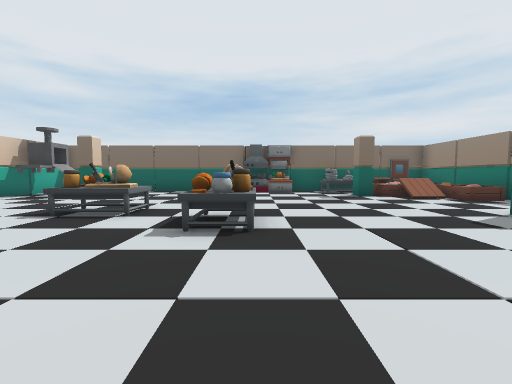
[1] (above)

12 first-person views from a walk through a 3-D level made in the Unity game engine. The camera is 1.5 m above the floor, tilts 4° down and sees 90° across. The floor is counted in squares, 2 m on a side. Each view is taken from the middle of a square. On the plan, view 1 faces up. The plan holds only what a view shows up to about 9 squares ahead; the rest is blank. The player is left out.

[2]
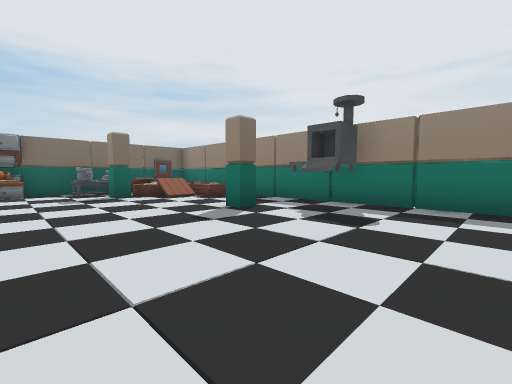

[3]
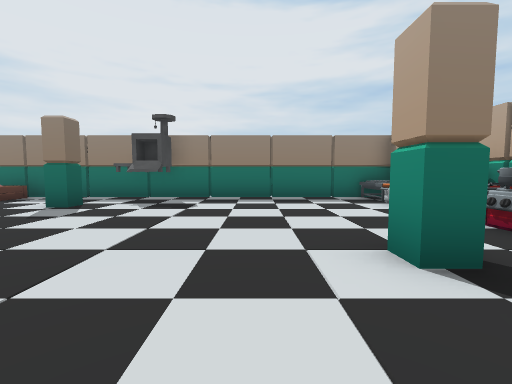

[4]
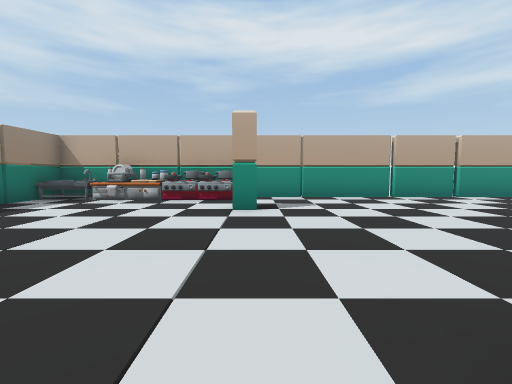

[5]
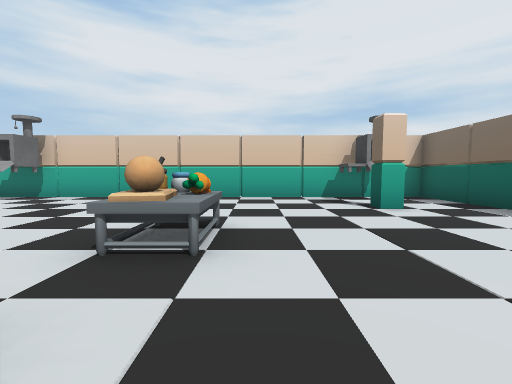

[6]
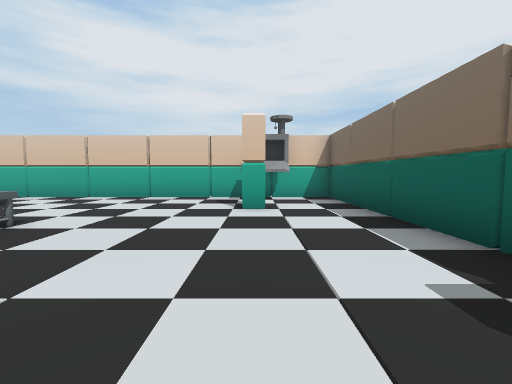

[7]
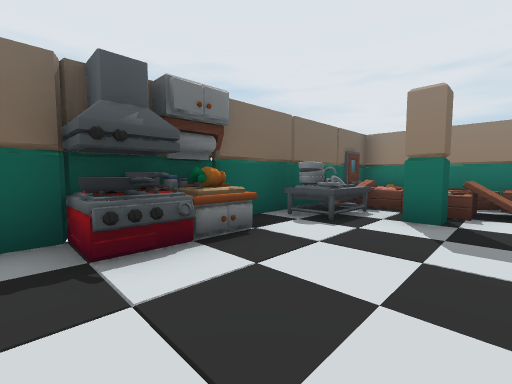

[8]
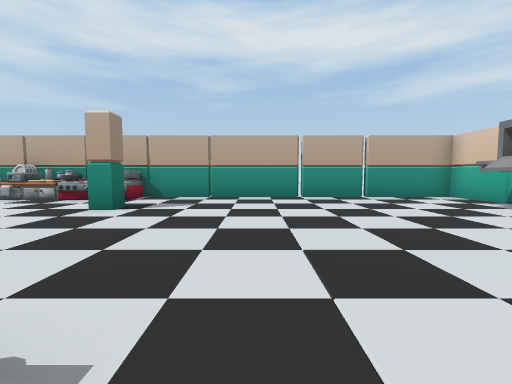

[9]
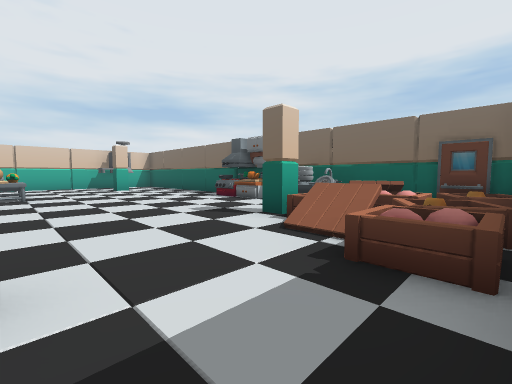

[10]
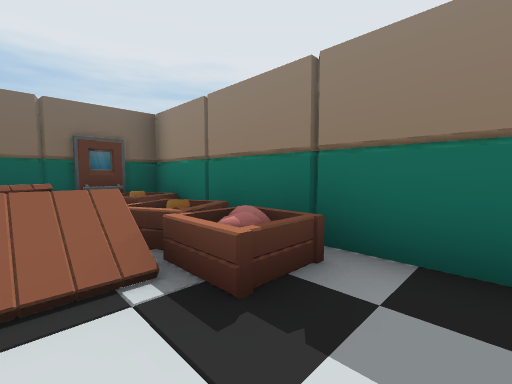

[11]
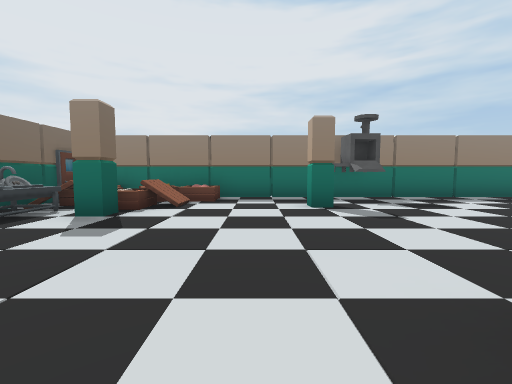

[12]
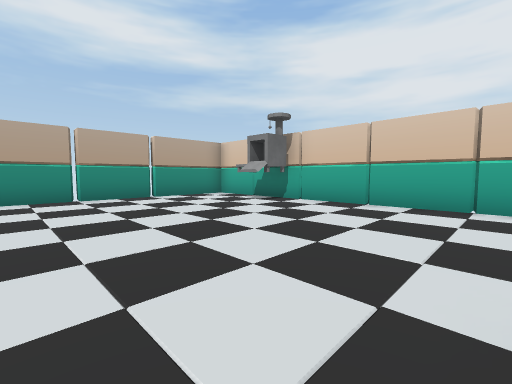

### Floor plan
Points are (right, up) in squares from view 1. A wall is a line through its corners. A room is listed if a view was taken in it or the views show most of it. See-through windows are left out.
Room 1 (views 1, 2, 3, 4, 5, 6, 7, 8, 9, 10, 11, 12)
walls: (0.3, 10.3) (-0.5, 10.5) (-0.5, 11.5); (0.6, 10.3) (0.2, 10.8) (-0.2, 10.3); (0.6, 10.4) (0.6, 11.1); (1.6, 10.5) (-0.5, 10.5); (1.3, 10.7) (0.7, 10.7); (-0.2, 11.2) (-0.5, 11.6); (2.5, 11.4) (-8.4, 11.4) (-8.4, -4.4) (1.5, -4.4); (7.4, 8) (7.4, 9); (7.4, -3.2) (7.4, 6.2); (6.6, 11.4) (5.4, 11.4)
low walls: (6.5, 11.2) (6, 11.2)
objects: other object (-7, -1); other object (-7, 9); other object (-6, 9); other object (-3, 5); other object (-1, 4) to (0, 4); other object (1, -2); other object (2, -4); other object (3, -4) to (4, -4); other object (3, 10) to (4, 11); other object (4, 9); other object (5, -4); other object (5, 4); other object (5, 9); other object (5, 10) to (6, 10); other object (5, 11); other object (6, -4) to (7, -4); other object (6, 3); other object (6, 7) to (7, 8); other object (6, 9) to (7, 9); other object (7, 10) to (7, 11)

Positions as (right, up) in squares from view 1, and headings:
1: (0, 0), facing up
2: (1, 0), facing up-right
3: (-1, 0), facing right
4: (1, 4), facing down
5: (0, 6), facing left
6: (0, 9), facing left
7: (-1, 8), facing up-right
8: (-2, 4), facing down
9: (7, 5), facing up-left
10: (5, 6), facing up-right
11: (-1, 6), facing right
12: (-2, 4), facing down-left
